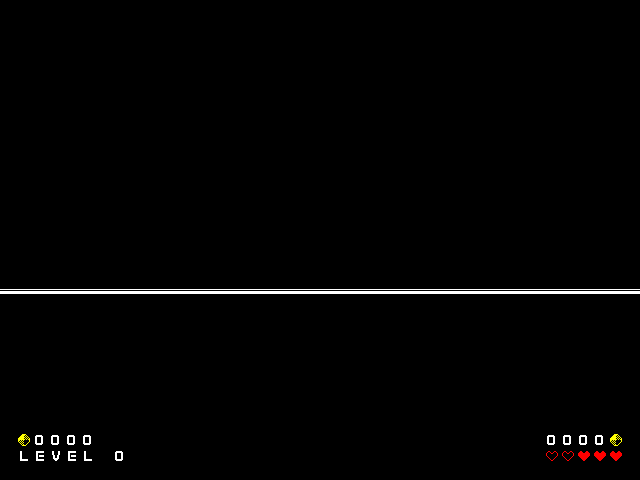

Rendered tile map (Tiled .tmx) drawn with the repository's tilesets; below, a short description and the full map source, tile grids included:
An orthogonal 40x30 tile map with 16x16 px tiles, 1 tile layer (Kachelebene 1).

<map version="1.2" tiledversion="1.3.3" orientation="orthogonal" renderorder="right-down" width="40" height="30" tilewidth="16" tileheight="16" infinite="0" nextlayerid="3" nextobjectid="2">
 <tileset firstgid="1" source="myPONG.tsx" />
 <layer id="1" name="Kachelebene 1" width="40" height="30">
  <data encoding="csv">
207,207,207,207,207,207,207,207,207,207,207,207,207,207,207,207,207,207,207,207,207,207,207,207,207,207,207,207,207,207,207,207,207,207,207,207,207,207,207,207,
207,207,207,207,207,207,207,207,207,207,207,207,207,207,207,207,207,207,207,207,207,207,207,207,207,207,207,207,207,207,207,207,207,207,207,207,207,207,207,207,
207,207,207,207,207,207,207,207,207,207,207,207,207,207,207,207,207,207,207,207,207,207,207,207,207,207,207,207,207,207,207,207,207,207,207,207,207,207,207,207,
207,207,207,207,207,207,207,207,207,207,207,207,207,207,207,207,207,207,207,207,207,207,207,207,207,207,207,207,207,207,207,207,207,207,207,207,207,207,207,207,
207,207,207,207,207,207,207,207,207,207,207,207,207,207,207,207,207,207,207,207,207,207,207,207,207,207,207,207,207,207,207,207,207,207,207,207,207,207,207,207,
207,207,207,207,207,207,207,207,207,207,207,207,207,207,207,207,207,207,207,207,207,207,207,207,207,207,207,207,207,207,207,207,207,207,207,207,207,207,207,207,
207,207,207,207,207,207,207,207,207,207,207,207,207,207,207,207,207,207,207,207,207,207,207,207,207,207,207,207,207,207,207,207,207,207,207,207,207,207,207,207,
207,207,207,207,207,207,207,207,207,207,207,207,207,207,207,207,207,207,207,207,207,207,207,207,207,207,207,207,207,207,207,207,207,207,207,207,207,207,207,207,
207,207,207,207,207,207,207,207,207,207,207,207,207,207,207,207,207,207,207,207,207,207,207,207,207,207,207,207,207,207,207,207,207,207,207,207,207,207,207,207,
207,207,207,207,207,207,207,207,207,207,207,207,207,207,207,207,207,207,207,207,207,207,207,207,207,207,207,207,207,207,207,207,207,207,207,207,207,207,207,207,
207,207,207,207,207,207,207,207,207,207,207,207,207,207,207,207,207,207,207,207,207,207,207,207,207,207,207,207,207,207,207,207,207,207,207,207,207,207,207,207,
207,207,207,207,207,207,207,207,207,207,207,207,207,207,207,207,207,207,207,207,207,207,207,207,207,207,207,207,207,207,207,207,207,207,207,207,207,207,207,207,
207,207,207,207,207,207,207,207,207,207,207,207,207,207,207,207,207,207,207,207,207,207,207,207,207,207,207,207,207,207,207,207,207,207,207,207,207,207,207,207,
207,207,207,207,207,207,207,207,207,207,207,207,207,207,207,207,207,207,207,207,207,207,207,207,207,207,207,207,207,207,207,207,207,207,207,207,207,207,207,207,
207,207,207,207,207,207,207,207,207,207,207,207,207,207,207,207,207,207,207,207,207,207,207,207,207,207,207,207,207,207,207,207,207,207,207,207,207,207,207,207,
207,207,207,207,207,207,207,207,207,207,207,207,207,207,207,207,207,207,207,207,207,207,207,207,207,207,207,207,207,207,207,207,207,207,207,207,207,207,207,207,
207,207,207,207,207,207,207,207,207,207,207,207,207,207,207,207,207,207,207,207,207,207,207,207,207,207,207,207,207,207,207,207,207,207,207,207,207,207,207,207,
207,207,207,207,207,207,207,207,207,207,207,207,207,207,207,207,207,207,207,207,207,207,207,207,207,207,207,207,207,207,207,207,207,207,207,207,207,207,207,207,
351,351,351,351,351,351,351,351,351,351,351,351,351,351,351,351,351,351,351,351,351,351,351,351,351,351,351,351,351,351,351,351,351,351,351,351,351,351,351,351,
207,207,207,207,207,207,207,207,207,207,207,207,207,207,207,207,207,207,207,207,207,207,207,207,207,207,207,207,207,207,207,207,207,207,207,207,207,207,207,207,
207,207,207,207,207,207,207,207,207,207,207,207,207,207,207,207,207,207,207,207,207,207,207,207,207,207,207,207,207,207,207,207,207,207,207,207,207,207,207,207,
207,207,207,207,207,207,207,207,207,207,207,207,207,207,207,207,207,207,207,207,207,207,207,207,207,207,207,207,207,207,207,207,207,207,207,207,207,207,207,207,
207,207,207,207,207,207,207,207,207,207,207,207,207,207,207,207,207,207,207,207,207,207,207,207,207,207,207,207,207,207,207,207,207,207,207,207,207,207,207,207,
207,207,207,207,207,207,207,207,207,207,207,207,207,207,207,207,207,207,207,207,207,207,207,207,207,207,207,207,207,207,207,207,207,207,207,207,207,207,207,207,
207,207,207,207,207,207,207,207,207,207,207,207,207,207,207,207,207,207,207,207,207,207,207,207,207,207,207,207,207,207,207,207,207,207,207,207,207,207,207,207,
207,207,207,207,207,207,207,207,207,207,207,207,207,207,207,207,207,207,207,207,207,207,207,207,207,207,207,207,207,207,207,207,207,207,207,207,207,207,207,207,
207,207,207,207,207,207,207,207,207,207,207,207,207,207,207,207,207,207,207,207,207,207,207,207,207,207,207,207,207,207,207,207,207,207,207,207,207,207,207,207,
207,88,1,1,1,1,207,207,207,207,207,207,207,207,207,207,207,207,207,207,207,207,207,207,207,207,207,207,207,207,207,207,207,207,1,1,1,1,88,207,
207,70,15,80,15,70,207,1,207,207,207,207,207,207,207,207,207,207,207,207,207,207,207,207,207,207,207,207,207,207,207,207,207,207,92,92,93,93,93,207,
207,207,207,207,207,207,207,207,207,207,207,207,207,207,207,207,207,207,207,207,207,207,207,207,207,207,207,207,207,207,207,207,207,207,207,207,207,207,207,207
</data>
 </layer>
</map>
